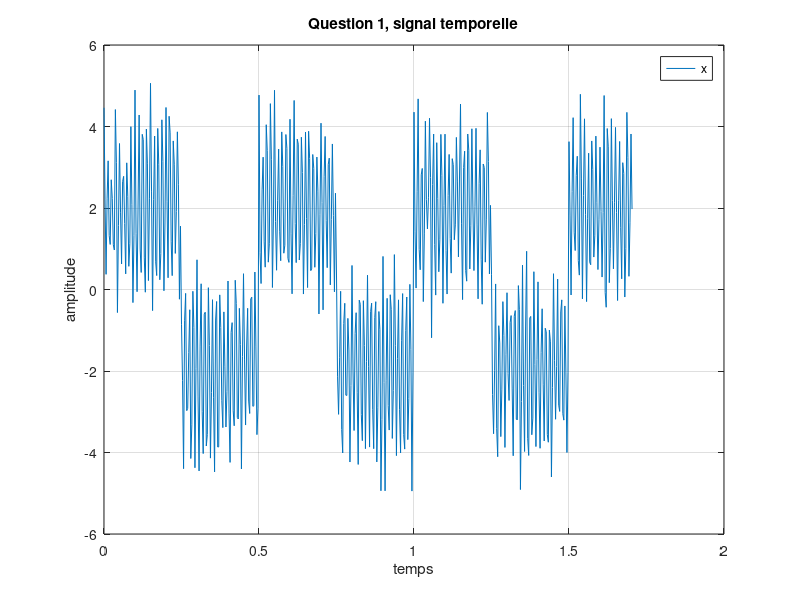
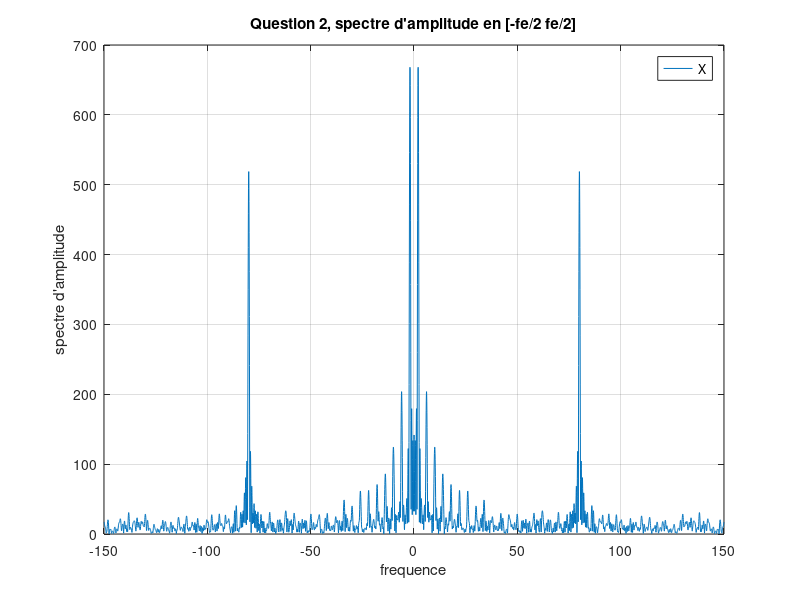

Write the MATLAB code that produced these figures, in order. (Note: this script raises an error after producing the figures.)
% Tanguy ROUDAUT FIPASE24 - exercice 1

close all;

load('signalexo1.mat');

N=length(x);
t=0:1:N-1;
t=t./fe;
T1=t(end); % T1 comme T existe déjà comme vecteur visiblement

%% question 1
figure;
plot(t, x);
title('Question 1, signal temporelle');
xlabel('temps');
ylabel('amplitude');
legend('x');
grid on;

% caractéristiques temporelles :
% Le signal temporelle carrée est d'amplitude MAX: 4V et d'amplitude MIN:-4V
% La tension moyenne du signal est donc de 0V
% On dirait un signal carré bruité de durée finie 1,8s
%C'est un signal à puissance moy finie non null et à énergie infinie



%% question 2
Nfft=10*N; %zero padding de 10

X = fft(x, Nfft);% spectre en [0 fe]
X_centre = fftshift(X); % spectre en [fe/2 fe/2]
freq_X = linspace (-fe/2, fe/2, Nfft); % fenêtre centré en [fe/2 fe/2]

figure;
plot(freq_X, abs(X_centre)); % plus visuel comme c'est des dirac
title('Question 2, spectre d''amplitude en [-fe/2 fe/2]')
xlabel('frequence');
ylabel('spectre d''amplitude');
legend('X')
grid on;

% caractéristiques fréquentielle :
% La fréquence fondamentale est à 2Hz et l'harmonique 1 est à 80Hz
% C'est un spectre de raies le signal est donc périodique
% C'est un sinus cardinal, ce qui correspond à la TF d'une porte on peut
% donc dire que le signal temporelle est un signal carée 
% Composante null à f0



%% question 3

% on rappel les caractéristiques temporelles:
% Le signal temporelle carrée est d'amplitude MAX: 4V et d'amplitude MIN:-4V
% La tension moyenne du signal est donc de 0V
% On dirait un signal carré bruité de durée finie 1,8s
% C'est un signal à puissance moy finie non null et à énergie infinie


% caractéristiques fréquentielle :
% La fréquence fondamentale est à 2Hz et l'harmonique 1 est à 80Hz
% C'est un spectre de raies le signal est donc périodique
% C'est un sinus cardinal, ce qui correspond à la TF d'une porte on peut
% donc dire que le signal temporelle est un signal carée 
% Composante null à f0


%% question 4
x2 = Traitement(x);

Nfft=10*N; 

X2 = fft(x2, Nfft);% spectre en [0 fe]
X2_centre = fftshift(X2); % spectre en [fe/2 fe/2]
freq_X2 = linspace (-fe/2, fe/2, Nfft); % fenêtre centré en [fe/2 fe/2]

figure;
suptitle('Question 4')
subplot(211);
plot(t, x2);
xlabel('temps');
ylabel('amplitude');
legend('x2');
grid on;
subplot(212);
stem(freq_X2, abs(X2_centre)); % plus visuel comme c'est des dirac
xlabel('frequence');
ylabel('spectre d''amplitude');
legend('X2')
grid on;

%Le fichier traitement.p permet de supprimer le bruit avec un filtre passe
%bas. Quand on observe le signal traité on se rend compte qu'il n'y à plus
%de bruit. Quand on observe le spectre en amplitude on se rend compte
%qu'il n'y a plus de raie spectrale à 80Hz. On peut conclure par que le
%fichier traitement permet de retirer le bruit avec un filtre passe bas.
% admettons que le fichier traitement correspond au systèmes définis par
% h(t) :
%
%                  _____________________
%                 |                     |
%      e(t) ------|         h(t)        |------ s(t)
%                 |_____________________|
%
% s(t)= e(t) [produit de convolution] h(t)
%
%   Le produit de convolution va donc décaler en temporelle, et
%   échantillonner en fréquentielle, c'est pour ça que notre spectre en
%   amplitude n'est pas décalé alors que le signal temporelle si.
%

%% question bonus

tx3 = linspace(0,1.7,512);
x3 = 2*square(2*pi*2*tx3)+randn(size(tx3));

figure;
title('Question bonus');
plot(tx3,x3);
xlabel('temps');
ylabel('Amplitude');
grid on

